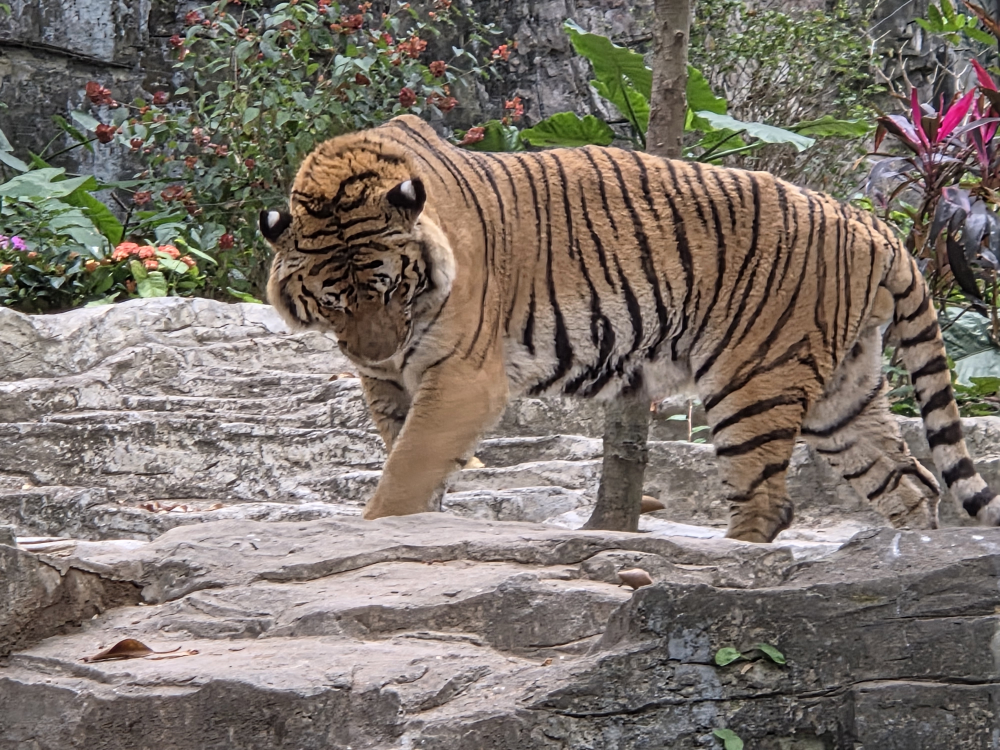
#> input picture AirThink/files/{17891d77-9fef-4467-a4a3-62b04a7f3ab4}.jpg, 4000 x 3000 px, found by its file name (shown at 1/4 size)
$ python wechat_pack.py -i '../../../files/{17891d77-9fef-4467-a4a3-62b04a7f3ab4}.jpg'
#> lines starting #> are read from the running program, lines starting #| are printed output that depends on the picture; after the words box and inside, x2 and y2 are one past the last pixel; in counts of white or black regions, pixels touching at a corner belong together
#!/usr/bin/env python3
# -*- coding: utf-8 -*-
"""
微信投稿素材包生成器 —— 严格按微信表情开放平台规范产出全部素材

自动生成：
  表情图/01.png…       240×240  PNG     ≤500KB   8~24 张
  缩略图/01.png…       120×120  PNG     ≤500KB
  表情封面图.png        240×240  PNG 透明底  ≤500KB
  聊天面板图标.png       50×50   PNG 透明底  ≤100KB
  详情页横幅.jpg        750×400  JPG 非白底  ≤500KB（无文字、带主题元素）
  赞赏引导图.png / 赞赏致谢图.png（可选，--with-tips）
  投稿清单.md           逐项校验结果

用法:
  # 从已加文案的图生成全套素材并打包（主图保留背景最稳妥）
  python scripts/wechat_pack.py --input ./sticker_out --name "生肖打工人" --zip

  # 完整投稿流程：主图带背景；封面/图标/横幅/赞赏图用圆形徽章（防暗夜掏洞）
  python scripts/wechat_pack.py --input ./sticker_out --raw-src ./cleaned --banner-src ./cleaned \
      --cover 01.png --icon 09.png --with-tips --zip --name "专辑名"

  # 高对比素材（主体与背景色距大）可用抠图模式
  python scripts/wechat_pack.py ... --transparent --showcase-style cutout

  # 图标裁剪不理想时微调：span=特写范围(越小越紧)，cy=特写中心高度(越小越靠上)
  python scripts/wechat_pack.py ... --icon 09.png --icon-span 0.40 --icon-cy 0.28

  # 只校验已有素材目录
  python scripts/wechat_pack.py --check ./wechat_submit
"""
import argparse
import os
import random
import sys
import zipfile

try:
    sys.stdout.reconfigure(encoding="utf-8")
except Exception:
    pass

try:
    from PIL import Image, ImageDraw, ImageFilter
except ImportError:
    sys.exit("[缺少依赖] 请先安装：pip install Pillow")

IMG_EXT = (".png", ".jpg", ".jpeg", ".webp", ".bmp")

# 微信表情开放平台规范（见 references/wechat-spec.md）
SPEC = {
    "sticker": dict(size=(240, 240), fmt="PNG", max_kb=500, n=(8, 24)),
    "thumb": dict(size=(120, 120), fmt="PNG", max_kb=500),
    "cover": dict(size=(240, 240), fmt="PNG", max_kb=500, alpha=True),
    "icon": dict(size=(50, 50), fmt="PNG", max_kb=100, alpha=True),
    "banner": dict(size=(750, 400), fmt="JPG", max_kb=500, no_white=True),
    "tip_guide": dict(size=(750, 560), fmt="PNG", max_kb=500),
    "tip_thanks": dict(size=(750, 750), fmt="PNG", max_kb=500),
}


def kb(path):
    return os.path.getsize(path) / 1024


# ---------------------------------------------------------------- 图像处理

def square_crop(img):
    w, h = img.size
    if w == h:
        return img
    s = min(w, h)
    return img.crop(((w - s) // 2, (h - s) // 2, (w - s) // 2 + s, (h - s) // 2 + s))


def visibility(img):
    """返回 (平均亮度, 深色像素占比)。
    过浅（>185）→ 暗夜模式无填充感，审核驳回；深色像素（<60）在暗夜背景上会融合。"""
    small = img.convert("RGBA").resize((64, 64))
    raw = small.tobytes()
    total, dark, cnt = 0.0, 0, 0
    for i in range(0, len(raw), 4):
        if raw[i + 3] > 40:
            l = 0.299 * raw[i] + 0.587 * raw[i + 1] + 0.114 * raw[i + 2]
            total += l
            cnt += 1
            if l < 60:
                dark += 1
    return (total / cnt if cnt else 255.0), (dark / cnt if cnt else 0.0)


# [19 lines left out: functions subject_bbox, zoom_to_canvas, not called in this run]


def head_crop(img, span=0.44, cy=0.30):
    """取原图上中部方形区域做头像特写（chibi 构图的头部集中在画面上中部）。
    span=方形边长占短边比例，cy=方形中心高度占画面高度比例。"""
    w, h = img.size
    s = int(min(w, h) * span)
    cx, cyy = int(w * 0.5), int(h * cy)
    x0 = max(0, min(w - s, cx - s // 2))
    y0 = max(0, min(h - s, cyy - s // 2))
    return img.crop((x0, y0, x0 + s, y0 + s))


# [29 lines left out: function add_outline, not called in this run]


def circle_badge(img, ring_ratio=0.035, feather=2):
    """圆形徽章裁切：图片内容裁成圆，圆外透明，外圈加同色系深色描边环。
    奶白黏土主体与奶油渐变背景色距过近，阈值抠图必然掏洞或残留
    （审核驳回"角色没有填充颜色、暗夜模式无法辨识"的根源）。
    圆形徽章不抠像素、确定性 100%，圆外透明合规，描边环保证暗夜模式可见。"""
    s = img.size[0]
    img = img.convert("RGBA")

    # 描边环颜色 = 图片边框平均色 × 0.62（同色系加深，明暗底都分离）
    raw = img.tobytes()
    w, h = img.size
    tot = [0, 0, 0]
    cnt = 0
    for x in range(0, w, max(1, w // 40)):
        for y in (0, h - 1):
            j = (y * w + x) * 4
            tot[0] += raw[j]; tot[1] += raw[j + 1]; tot[2] += raw[j + 2]
            cnt += 1
    for y in range(0, h, max(1, h // 40)):
        for x in (0, w - 1):
            j = (y * w + x) * 4
            tot[0] += raw[j]; tot[1] += raw[j + 1]; tot[2] += raw[j + 2]
            cnt += 1
    edge = tuple(v // cnt for v in tot)
    ring_col = tuple(int(v * 0.62) for v in edge) + (255,)

    scale = 4  # 4x 超采样画圆再缩小，边缘抗锯齿
    big = s * scale
    ring_w = max(2, int(s * ring_ratio))

    mask_circle = Image.new("L", (big, big), 0)
    ImageDraw.Draw(mask_circle).ellipse(
        [ring_w * scale, ring_w * scale, big - ring_w * scale, big - ring_w * scale],
        fill=255)
    mask_ring = Image.new("L", (big, big), 0)
    ImageDraw.Draw(mask_ring).ellipse([0, 0, big, big], fill=255)

    canvas = Image.new("RGBA", (s, s), (0, 0, 0, 0))
    ring = Image.new("RGBA", (s, s), ring_col)
    ring.putalpha(mask_ring.resize((s, s), Image.LANCZOS))
    canvas.paste(ring, (0, 0), ring)
    body = img.copy()
    body.putalpha(mask_circle.resize((s, s), Image.LANCZOS))
    canvas.alpha_composite(body)
    return canvas


# [107 lines left out: function make_transparent, not called in this run]


def save_limited(img, path, max_kb, fmt="PNG", quality=90):
    """保存并把体积压到 max_kb 以内"""
    if fmt == "JPG":
        img = img.convert("RGB")
        q = quality
        while q >= 60:
            img.save(path, "JPEG", quality=q, optimize=True, progressive=True)
            if kb(path) <= max_kb:
                return kb(path), q
            q -= 8
        return kb(path), q
    img.save(path, "PNG", optimize=True)
    if kb(path) <= max_kb:
        return kb(path), None
    # 体积超标：逐级降色
    for colors in (192, 128, 64, 32):
        q = img.convert("RGBA").quantize(colors=colors, method=Image.FASTOCTREE).convert("RGBA")
        q.save(path, "PNG", optimize=True)
        if kb(path) <= max_kb:
            return kb(path), colors
    return kb(path), 32


def build_banner(src_dir, files, out_path, c1, c2, bg_tol=42, style="circle"):
    """750×400 横幅：彩色渐变 + 无文字原图排列 + 装饰，非白底。
    注意：官方要求横幅避免任何文字，务必传入未加文案的原图目录。
    style=circle 时角色以圆形徽章呈现（奶白主体抠图必然掏洞，禁用抠图）。"""
    W, H = 750, 400
    bg = Image.new("RGB", (W, H))
    d = ImageDraw.Draw(bg)
    r1, g1, b1 = c1
    r2, g2, b2 = c2
    for y in range(H):
        t = y / (H - 1)
        d.line([(0, y), (W, y)], fill=(int(r1 + (r2 - r1) * t),
                                       int(g1 + (g2 - g1) * t),
                                       int(b1 + (b2 - b1) * t)))

    rnd = random.Random(20260817)
    # 装饰：半透明圆点
    for _ in range(26):
        x, y = rnd.randint(0, W), rnd.randint(0, H)
        r = rnd.randint(6, 26)
        col = (255, 255, 255) if rnd.random() < 0.6 else tuple(min(255, v + 40) for v in c2)
        d.ellipse([x - r, y - r, x + r, y + r], fill=col)

    # 排列表情（尺寸自适应，保证不出画布）
    n = min(len(files), 5)
    if n:
        gap = 24
        size = min(170, (W - 40 - (n - 1) * gap) // n)
        total = n * size + (n - 1) * gap
        x0 = (W - total) // 2
        y0 = (H - size) // 2 - 14
        for i in range(n):
            im = Image.open(os.path.join(src_dir, files[i]))
            im = square_crop(im).resize((size, size), Image.LANCZOS)
            if style == "circle":
                im = circle_badge(im)
            else:
                im = make_transparent(im, bg_tol)
            ang = rnd.choice([-7, -4, 0, 4, 7])
            im = im.rotate(ang, resample=Image.BICUBIC, expand=False)
            bg.paste(im, (x0 + i * (size + gap), y0), im)

    size_kb, q = save_limited(bg, out_path, SPEC["banner"]["max_kb"], "JPG")
    return size_kb, q


# [30 lines left out: function build_tips, not called in this run]


def hex2rgb(s):
    s = s.lstrip("#")
    return tuple(int(s[i:i + 2], 16) for i in (0, 2, 4))


# ---------------------------------------------------------------- 校验

def check_file(path, kind, report):
    spec = SPEC[kind]
    name = os.path.basename(path)
    try:
        img = Image.open(path)
    except Exception as e:
        report.append((name, kind, "❌", f"无法读取: {e}"))
        return False
    ok = True
    msgs = []
    if img.size != spec["size"]:
        ok = False
        msgs.append(f"尺寸 {img.size[0]}×{img.size[1]} ≠ {spec['size'][0]}×{spec['size'][1]}")
    size_kb = kb(path)
    if size_kb > spec["max_kb"]:
        ok = False
        msgs.append(f"{size_kb:.0f}KB > {spec['max_kb']}KB")
    if spec.get("alpha") and img.mode != "RGBA":
        ok = False
        msgs.append("非透明底 RGBA")
    report.append((name, kind, "✅" if ok else "❌",
                   (f"{img.size[0]}×{img.size[1]} · {img.mode} · {size_kb:.0f}KB" +
                    (" · " + "；".join(msgs) if msgs else ""))))
    return ok


# ---------------------------------------------------------------- 主流程

def main():
    ap = argparse.ArgumentParser(description="微信投稿素材包生成器")
    ap.add_argument("--input", "-i", help="表情图目录（已加文案的方图）")
    ap.add_argument("--output", "-o", default="wechat_submit", help="输出目录")
    ap.add_argument("--name", default="sticker", help="专辑名，用于打包文件名")
    ap.add_argument("--cover", help="封面用哪张图（文件名），默认第一张")
    ap.add_argument("--icon", help="图标用哪张图（文件名），默认同封面")
    ap.add_argument("--transparent", action="store_true",
                    help="主图也去背景。⚠️ 奶白/浅色主体与背景色距近时抠图会掏洞"
                         "（审核驳回'没有填充颜色'），此类素材务必保持默认带背景")
    ap.add_argument("--bg-tol", type=int, default=42,
                    help="去背景容差（局部梯度步进，越大背景吞得越多；主体被误抠就调小），默认 42")
    ap.add_argument("--banner-color", default="#FFD9A0,#FF8F6B", help="横幅渐变色 起,止（禁止白色）")
    ap.add_argument("--banner-src", help="横幅与赞赏图用的【无文字】原图目录；官方要求横幅避免出现文字，若主图已叠文案，务必指向未加字的原图")
    ap.add_argument("--raw-src", help="封面/图标用的【无文字】原图目录（默认回落 banner-src，再回落 input）。审核要求封面图标无文字装饰")
    ap.add_argument("--outline", choices=["auto", "on", "off"], default="auto",
                    help="封面/图标深色描边：auto=主体过浅自动加（暗夜模式可见），on=强制，off=关闭")
    ap.add_argument("--showcase-style", choices=["circle", "cutout"], default="circle",
                    help="封面/图标/横幅/赞赏图的呈现样式：circle=圆形徽章（默认，奶白主体"
                         "必选，零抠图风险）；cutout=抠图透明底（仅限主体与背景色距大的素材）")
    ap.add_argument("--icon-span", type=float, default=0.44,
                    help="图标头像特写的方形边长占短边比例，默认 0.44（只取头部）")
    ap.add_argument("--icon-cy", type=float, default=0.30,
                    help="图标头像特写的中心高度占画面比例，默认 0.30（偏上取头部）")
    ap.add_argument("--cover-fill", type=float, default=0.86,
                    help="封面主体占画布比例，默认 0.86（主体过小会被认为不清晰）")
    ap.add_argument("--with-tips", action="store_true", help="额外生成赞赏引导图与致谢图")
    ap.add_argument("--no-thumb", action="store_true", help="不生成 120×120 缩略图")
    ap.add_argument("--zip", action="store_true", help="打包为 zip")
    ap.add_argument("--check", help="只校验已有素材目录，不生成")
    args = ap.parse_args()

    # ---- 仅校验模式
    if args.check:
        root = os.path.abspath(args.check)
        report = []
        pairs = [("表情图", "sticker"), ("缩略图", "thumb")]
        for folder, kind in pairs:
            d = os.path.join(root, folder)
            if os.path.isdir(d):
                for f in sorted(os.listdir(d)):
                    if f.lower().endswith(IMG_EXT):
                        check_file(os.path.join(d, f), kind, report)
        singles = [("表情封面图.png", "cover"), ("聊天面板图标.png", "icon"),
                   ("详情页横幅.jpg", "banner"), ("详情页横幅.png", "banner"),
                   ("赞赏引导图.png", "tip_guide"), ("赞赏致谢图.png", "tip_thanks")]
        for f, kind in singles:
            p = os.path.join(root, f)
            if os.path.exists(p):
                check_file(p, kind, report)
        if not report:
            sys.exit(f"[错误] {root} 下没找到可校验的素材")
        print(f"{'文件':<20} {'类型':<10} {'结果':<6} 详情")
        print("-" * 76)
        for r in report:
            print(f"{r[0]:<20} {r[1]:<10} {r[2]:<6} {r[3]}")
        bad = sum(1 for r in report if r[2] == "❌")
        print("-" * 76)
        print(f"[{'完成' if not bad else '不合规'}] 共 {len(report)} 项，不合格 {bad} 项")
        return 1 if bad else 0

    if not args.input:
        ap.error("生成模式需要 --input")

    src = os.path.abspath(args.input)
    files = sorted(f for f in os.listdir(src) if f.lower().endswith(IMG_EXT))
    if not files:
        sys.exit(f"[错误] {src} 里没有图片")

    n = len(files)
    lo, hi = SPEC["sticker"]["n"]
    if not (lo <= n <= hi):
        print(f"[警告] 表情数量 {n} 张，官方要求 {lo}~{hi} 张，提交会被拒")

    out = os.path.abspath(args.output)
    d_sticker = os.path.join(out, "表情图")
    d_thumb = os.path.join(out, "缩略图")
    os.makedirs(d_sticker, exist_ok=True)
    if not args.no_thumb:
        os.makedirs(d_thumb, exist_ok=True)

    c1, c2 = (hex2rgb(x.strip()) for x in args.banner_color.split(","))
    if sum(c1) > 700 or sum(c2) > 700:
        print("[警告] 横幅颜色过浅接近白色，官方明确要求避免白底，建议换深一点的颜色")

    print(f"[信息] 输入 {n} 张 → 输出目录 {out}\n")

    imgs = []
    for i, fn in enumerate(files, 1):
        im = Image.open(os.path.join(src, fn))
#> im is the input picture: PIL image 4000x3000 RGB; mean R, G, B 124.5, 115.3, 107.3
        im = square_crop(im).resize((240, 240), Image.LANCZOS)
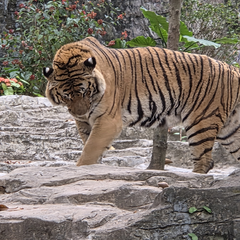
#> im: PIL image 240x240 RGB; mean R, G, B 127.8, 117.4, 108.3
        if args.transparent:
            im = make_transparent(im, args.bg_tol)
        p = os.path.join(d_sticker, f"{i:02d}.png")
        size_kb, _ = save_limited(im, p, SPEC["sticker"]["max_kb"])
#> size_kb = 137.2
        imgs.append(im)
        print(f"  表情图 {i:02d}.png  {size_kb:.0f}KB" + ("（透明底）" if args.transparent else "（保留原始背景）"))
#|   表情图 01.png  137KB（保留原始背景）
        if not args.no_thumb:
            t = im.resize((120, 120), Image.LANCZOS)
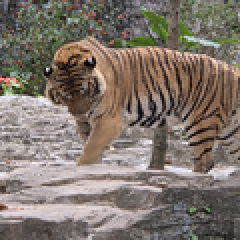
#> t: PIL image 120x120 RGB (shown 2 times larger); mean R, G, B 127.8, 117.4, 108.3
            save_limited(t, os.path.join(d_thumb, f"{i:02d}.png"), SPEC["thumb"]["max_kb"])

    # 封面/图标图源：优先无文字原图（审核驳回高发：封面带文字或装饰）
    raw_dir = (os.path.abspath(args.raw_src) if args.raw_src
               else (os.path.abspath(args.banner_src) if args.banner_src else src))
    raw_files = sorted(f for f in os.listdir(raw_dir) if f.lower().endswith(IMG_EXT))
    if raw_dir == src and not args.transparent:
        print("[提示] 封面/图标将从主图取材。建议 --raw-src 指向未叠文案的原图目录")

    def finish_showcase(img, kind, already_transparent=False):
        """（按需去背景 →）暗夜模式双向检测 → 过浅自动加同色系深描边"""
        im = img if already_transparent else make_transparent(img, args.bg_tol)
        lum, dark_frac = visibility(im)
        outlined = False
        if args.outline == "on" or (args.outline == "auto" and lum > 185):
            im = add_outline(im)
            outlined = True
        note = f"亮度{lum:.0f}"
        if outlined:
            note += "，过浅→已加深色描边（暗夜模式可见）"
        elif dark_frac > 0.35:
            note += (f"，⚠️ 深色区域占 {dark_frac:.0%}，暗夜模式下易与背景融合，"
                     "建议换主色更亮的图，或人工确认")
        else:
            note += "，暗夜模式可见"
        print(f"  [暗夜检查] {kind}: {note}")
        return im

    # 封面（从无字原图取。circle=圆形徽章不抠像素；cutout=洪泛抠图+主体放大）
    cover_src = args.cover if args.cover in raw_files else raw_files[0]
    base = Image.open(os.path.join(raw_dir, cover_src)).convert("RGBA")
    sq = square_crop(base).resize((480, 480), Image.LANCZOS)
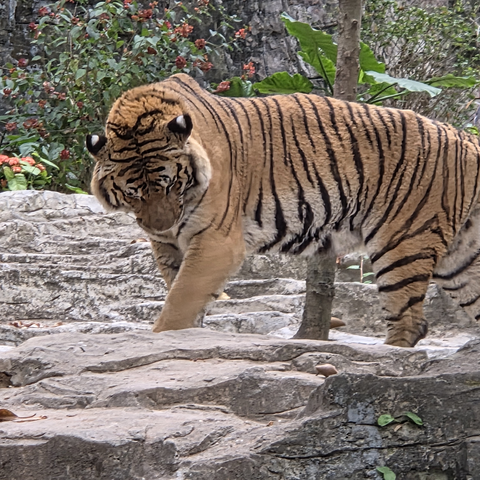
#> sq: PIL image 480x480 RGBA; mean R, G, B, A 127.8, 117.4, 108.3, 255
    if args.showcase_style == "circle":
        cover = circle_badge(sq.resize((240, 240), Image.LANCZOS))
#> after the loop in circle_badge, `for x in range(0, w, max(1, w // 40)):`: cnt = 80; tot = [8059, 7667, 7343]
#> after the loop in circle_badge, `for y in range(0, h, max(1, h // 40)):`: cnt = 160; tot = [18203, 17101, 16395]
#> in circle_badge, `edge = tuple(v // cnt for v in tot)`: edge = (113, 106, 102)
#> in circle_badge, `ring_col = tuple(int(v * 0.62) for v in edge) + (255,)`: ring_col = (70, 65, 63, 255)
#> in circle_badge, `ImageDraw.Draw(mask_circle).ellipse( [ring_w * scale, ring_w * scale, ..`:
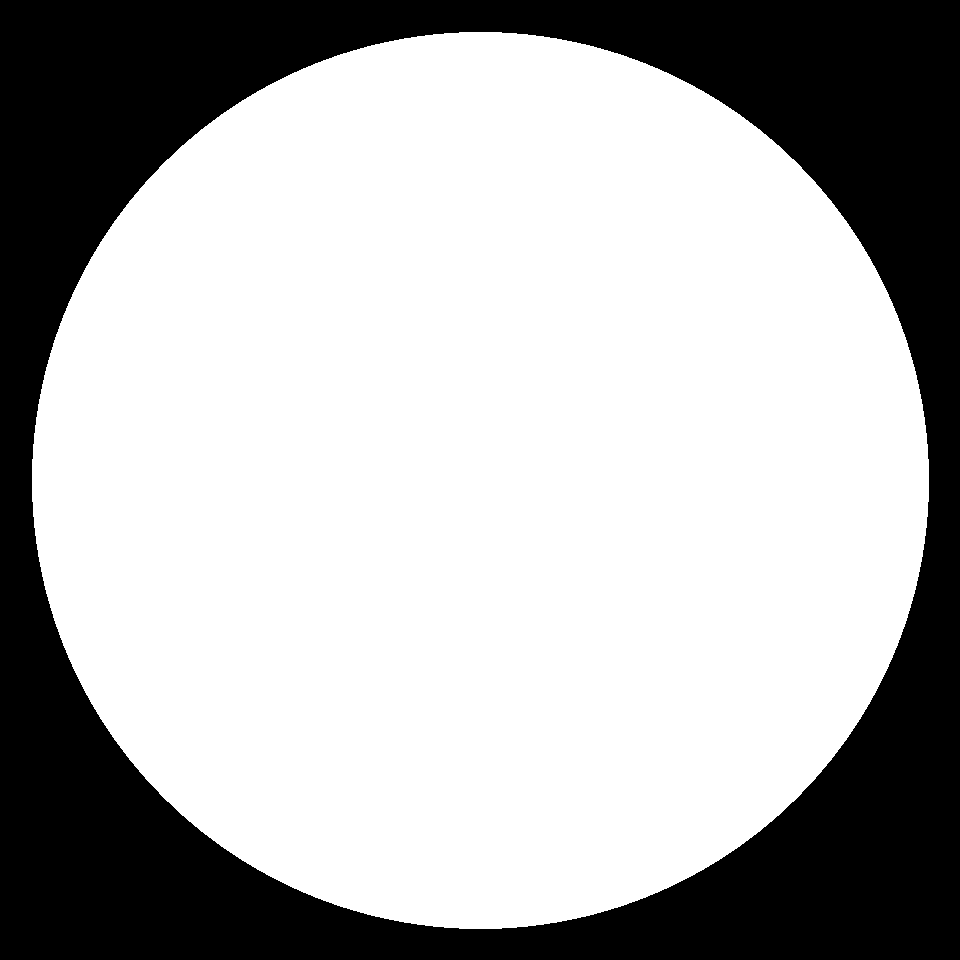
#> mask_circle: PIL image 960x960 L; 68.6% white; 1 black region, box (x1, y1, x2, y2) and area: (0, 0, 960, 960) 289819
        cover_note = "圆形徽章"
    else:
        cover_raw = make_transparent(sq, args.bg_tol)
        bbox = subject_bbox(cover_raw)
        fill_pct = 0
        if bbox:
            bw, bh = bbox[2] - bbox[0], bbox[3] - bbox[1]
            fill_pct = int(max(bw, bh) / 480 * 100)
        cover = zoom_to_canvas(cover_raw, 240, args.cover_fill)
        cover_note = f"主体占比 {max(fill_pct, int(args.cover_fill * 100))}%"
    cover = finish_showcase(cover, "封面", already_transparent=True)
#> in visibility, `small = img.convert("RGBA").resize((64, 64))`:
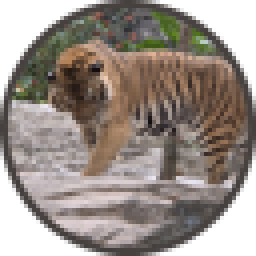
#> small: PIL image 64x64 RGBA (shown 4 times larger); mean R, G, B, A 100.4, 90.7, 83.7, 200.1; transparent parts drawn white
#> the loop in visibility, `for i in range(0, len(raw), 4):` made 4096 passes
#> (i, l, total) on passes 26 to 33: (100, 60.09, 60.09), (104, 61.97, 122.1), (108, 62.38, 184.4), (112, 64.27, 248.7), (116, 62.68, 311.4), (120, 63.68, 375.1), (124, 66.27, 441.3), (128, 66.27, 507.6)
#> after the loop in visibility, `for i in range(0, len(raw), 4):`: cnt = 3277; dark = 115; total = 377433.5
#> in finish_showcase, `lum, dark_frac = visibility(im)`: lum = 115.2; dark_frac = 0.0351
#> in finish_showcase, `note = f"亮度{lum:.0f}"`: note = '亮度115'
#> in finish_showcase, `note += "，暗夜模式可见"`: note = '亮度115，暗夜模式可见'
#|   [暗夜检查] 封面: 亮度115，暗夜模式可见
    p_cover = os.path.join(out, "表情封面图.png")
    sk, _ = save_limited(cover, p_cover, SPEC["cover"]["max_kb"])
#> sk = 116.4
    print(f"  表情封面图.png  {sk:.0f}KB（取自 {cover_src}，{cover_note}）")
#|   表情封面图.png  116KB（取自 {17891d77-9fef-4467-a4a3-62b04a7f3ab4}.jpg，圆形徽章）

    # 图标（从无字原图取头像特写：只取头部、放大占满画面、无场景道具文字。
    # 审核驳回高发：整幅场景缩到 50px 后主体小到无法辨识）
    icon_src = args.icon if args.icon in raw_files else cover_src
    base = Image.open(os.path.join(raw_dir, icon_src)).convert("RGBA")
    sq = square_crop(base).resize((480, 480), Image.LANCZOS)
    head = head_crop(sq, args.icon_span, args.icon_cy).resize((100, 100), Image.LANCZOS)
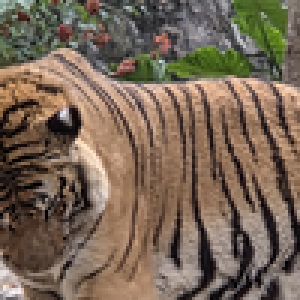
#> head: PIL image 100x100 RGBA (shown 3 times larger); mean R, G, B, A 119.9, 102.6, 86.4, 255
    if args.showcase_style == "circle":
        icon = circle_badge(head, ring_ratio=0.06)
        icon_note = f"头部徽章 span={args.icon_span} cy={args.icon_cy}"
    else:
        icon = zoom_to_canvas(make_transparent(head, args.bg_tol), 100, 0.86)
        icon_note = f"头部特写抠图 span={args.icon_span} cy={args.icon_cy}"
    icon = finish_showcase(icon, "图标", already_transparent=True)
#> in visibility (call 2), `small = img.convert("RGBA").resize((64, 64))`:
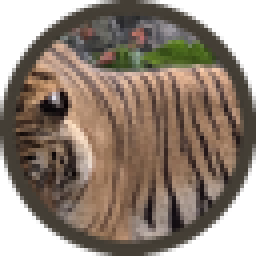
#> small: PIL image 64x64 RGBA (shown 4 times larger); mean R, G, B, A 91.9, 77.4, 65, 199.9; transparent parts drawn white
#> the loop in visibility (call 2), `for i in range(0, len(raw), 4):` made 4096 passes
#> (i, l, total) on passes 26 to 33: (100, 53.94, 53.94), (104, 55.7, 109.6), (108, 53, 162.6), (112, 55, 217.6), (116, 57.17, 274.8), (120, 61.77, 336.6), (124, 62.77, 399.3), (128, 62.77, 462.1)
#> after the loop in visibility (call 2), `for i in range(0, len(raw), 4):`: cnt = 3274; dark = 458; total = 327195
#> (the rest of the program and of its run is left out)
